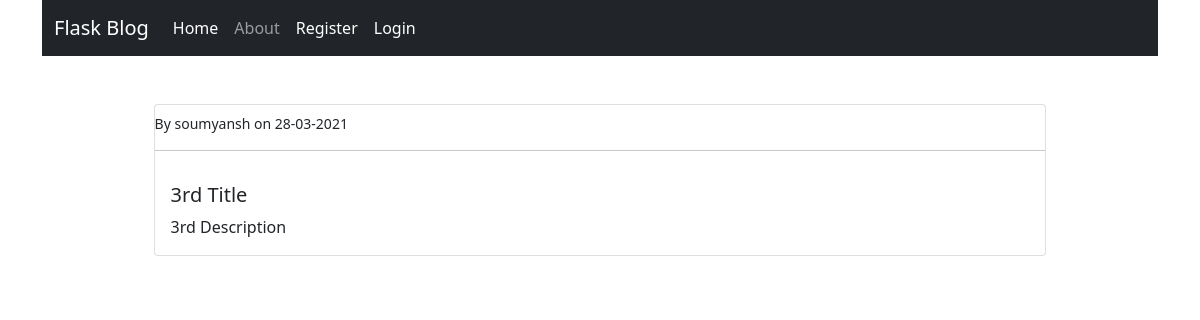
Page /post/3 on the earlier database version.
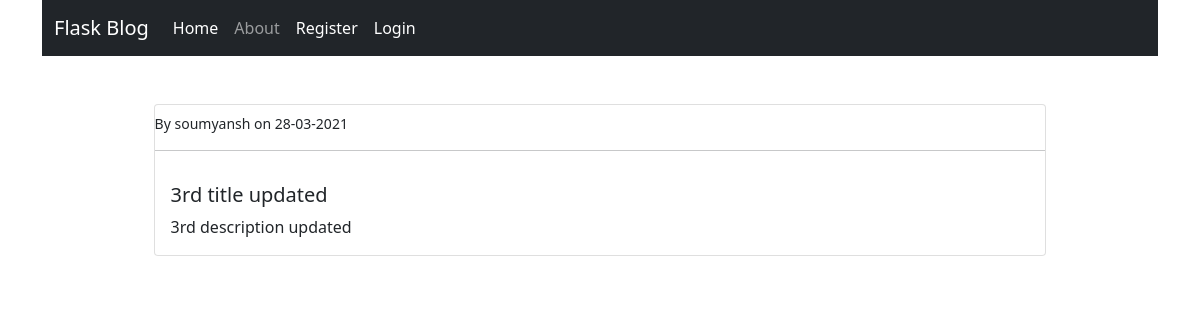
Same page on the later database version.
### flaskBlog/models.py (models this page shows, shortened)
class Post(db.Model,UserMixin):
    id = db.Column(db.Integer, primary_key=True)
    title = db.Column(db.String(60),nullable=False)
    description = db.Column(db.Text, nullable = False)
    date_posted = db.Column(db.DateTime, default = datetime.utcnow)
    user_id = db.Column(db.Integer,db.ForeignKey('user.id'),nullable=False)

### flaskBlog/routes.py (the view)
@app.route('/post/<int:post_id>',methods =['GET','POST'])
def get_post(post_id):
    post = Post.query.get(post_id)
    return render_template('get_post.html',filter = f'Post {post_id}',post = post)

### flaskBlog/templates/get_post.html
{% extends 'layout.html' %}
{% block content %}
<div class = "mx-auto" style="width:80%">
    <div class="card mt-2">
        <small class="ml-3 mt-2">
            By {{post.author.username}} on {{post.date_posted.strftime('%d-%m-%Y')}}
        </small>
        <hr>
        <div class="card-body">
            <h5 class = 'card-title'>{{post.title}}</h5>
            <p class="card-text"> {{post.description}}</p>
        </div>
    </div>
</div>
{% endblock %}

Differences in the rows shown:
changed Post: title "3rd Title" → "3rd title updated"; description "3rd Description" → "3rd description updated"
